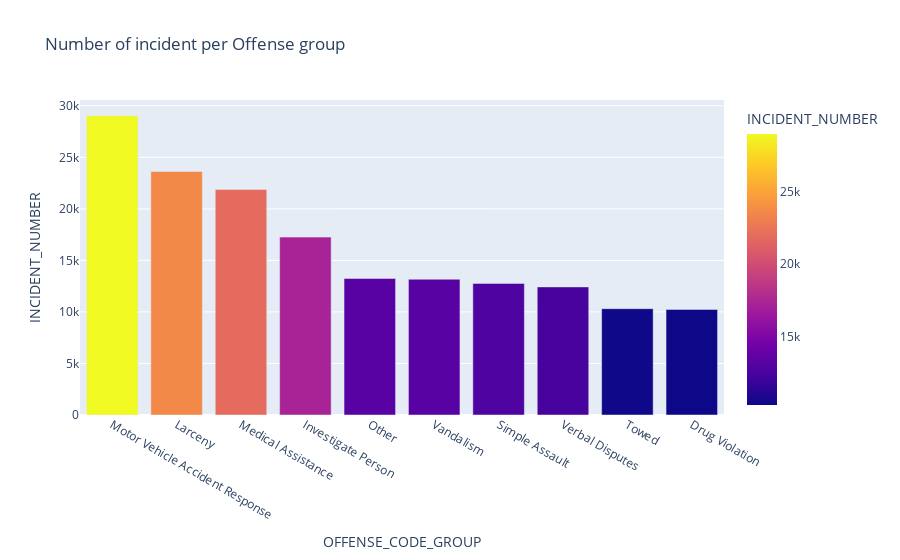

Here is the notebook cell this chart was saved with:
### Code cell
fig = px.bar(
    df_analysis1,
    x='OFFENSE_CODE_GROUP',
    y='INCIDENT_NUMBER',
    title="Number of incident per Offense group",
    color='INCIDENT_NUMBER'
)

fig.show()

### Figure 1 — Plotly figure (JSON) as saved in the notebook; plotly's stock layout.template omitted (floating-point values rounded to 4 significant figures)
{"data": [{"alignmentgroup": "True", "hovertemplate": "OFFENSE_CODE_GROUP=%{x}<br>INCIDENT_NUMBER=%{marker.color}<extra></extra>", "legendgroup": "", "marker": {"color": [29033, 23630, 21887, 17259, 13248, 13172, 12770, 12428, 10317, 10243], "coloraxis": "coloraxis", "pattern": {"shape": ""}}, "name": "", "offsetgroup": "", "orientation": "v", "showlegend": false, "textposition": "auto", "type": "bar", "x": ["Motor Vehicle Accident Response", "Larceny", "Medical Assistance", "Investigate Person", "Other", "Vandalism", "Simple Assault", "Verbal Disputes", "Towed", "Drug Violation"], "xaxis": "x", "y": [29033, 23630, 21887, 17259, 13248, 13172, 12770, 12428, 10317, 10243], "yaxis": "y"}], "layout": {"barmode": "relative", "coloraxis": {"colorbar": {"title": {"text": "INCIDENT_NUMBER"}}, "colorscale": [[0, "#0d0887"], [0.1111, "#46039f"], [0.2222, "#7201a8"], [0.3333, "#9c179e"], [0.4444, "#bd3786"], [0.5556, "#d8576b"], [0.6667, "#ed7953"], [0.7778, "#fb9f3a"], [0.8889, "#fdca26"], [1, "#f0f921"]]}, "legend": {"tracegroupgap": 0}, "title": {"text": "Number of incident per Offense group"}, "xaxis": {"anchor": "y", "domain": [0, 1], "title": {"text": "OFFENSE_CODE_GROUP"}}, "yaxis": {"anchor": "x", "domain": [0, 1], "title": {"text": "INCIDENT_NUMBER"}}}}
